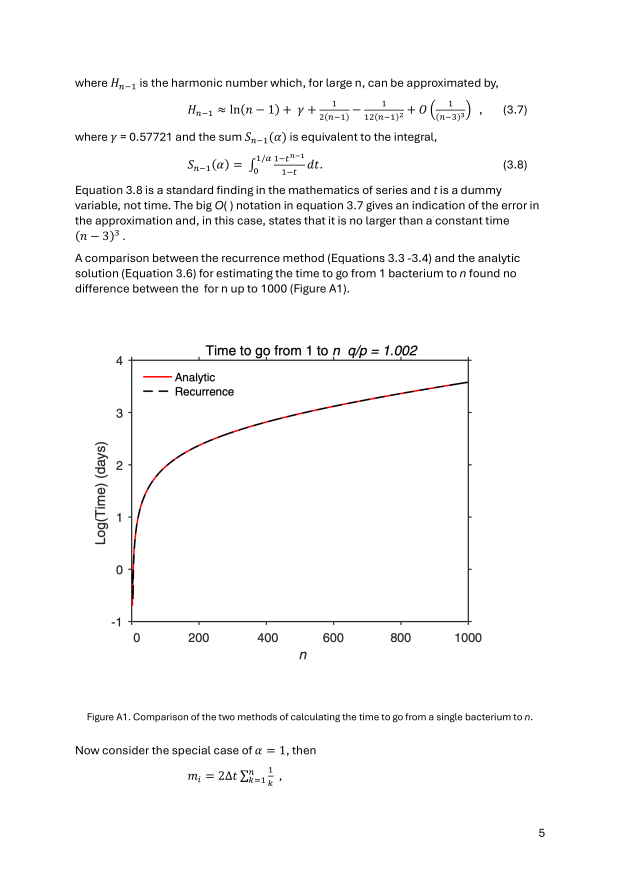
#> input picture 4_question/code/published/a12hi-05.png, 2480 x 3508 px (shown at 1/4 size)
$ python a1a2.py
#> lines starting #> are read from the running program, lines starting #| are printed output that depends on the picture
### 4_question/code/durations.py
"""Duration calculations from Curtis et al. (2026), ISME J 20, wrag195 (main text Eqs 16-28,
appendices 3 and 4): how long it takes a population to grow from 1 cell to n cells, and how
long it takes to go extinct.

Model recap (plain words)
  * Each event is a birth (probability p) or a death (probability q); p + q = 1, alpha = q/p,
    so p = 1/(1+alpha).
  * DT (the paper's "Delta t") is the expected time for ONE cell to subdivide. With i cells the
    expected time to the next event is DT/i (Appendix 3, Eq 3.1).
  * Time to reach n from 1 cell: m_i = DT/(i p) + alpha*m_{i-1}, m_0 = 0, M_{1,n} = sum_{i<n} m_i
    (Eqs 16, 17; m_0 = 0 means a death at 1 cell is treated as an instant restart at 1).
  * Time to extinction from i cells, alpha > 1: tau_{i+1} = -DT/(i p) + alpha*tau_i, with tau_1
    chosen so that T_i stays finite (Eqs 24-26; Appendix 4.2-4.7).  T_i = sum_{j<=i} tau_j.
  * alpha = 1: extinction is only finite with a ceiling (carrying capacity K); Eq 28.

Provenance: generated with Claude (Anthropic); every equation and parameter must be checked
against the paper by the authors of this repo.  AI-generated, see ai_log.md.

Numerical notes: for alpha > 1 the plain recurrences produce numbers like 10^4000 (overflow) or
lose all precision going forward, so (a) time-to-n is computed in a scaled form (u_i = m_i/alpha^i)
and combined in log space, and (b) extinction times use the recurrence run BACKWARDS, which is
numerically stable for alpha > 1.  Both are algebraic rearrangements of the paper's recurrences.

Random numbers: only the Monte Carlo cross-check uses them, with numpy.random.default_rng(SEED).
"""
import csv
import sys

import mpmath
import numpy as np
from mpmath import mp, mpf

DT = 0.1          # days; value used in the paper's worked examples (Appendix 3)
SEED = 20261020   # recorded seed for the Monte Carlo cross-check
LN10 = np.log(10.0)


def p_of(alpha):
    return 1.0 / (1.0 + alpha)


# ---------------------------------------------------------------- time from 1 cell to n cells
def log10_M1n(alpha, n, dt=DT):
    """log10 of the expected time (days) to go from 1 cell to n cells (Eqs 16-17)."""
    p, ln_a = p_of(alpha), np.log(alpha)
    k = np.arange(1, n, dtype=float)                 # i = 1 .. n-1
    u = np.cumsum(dt / (p * k) * np.exp(-k * ln_a))  # u_i = m_i / alpha^i
    logm = k * ln_a + np.log(u)                      # log m_i
    top = logm.max()
    return (top + np.log(np.exp(logm - top).sum())) / LN10


# [13 lines left out: functions M1n_plain, M1n_alpha1_eq23, not called in this run]


def M1n_alpha1_exact(n, dt=DT):
    """alpha = 1: m_i = 2 DT H_i, so M_{1,n} = 2 DT (n H_{n-1} - (n-1)) exactly."""
    return float(2 * dt * (n * mpmath.harmonic(n - 1) - (n - 1)))


# ---------------------------------------------------------------- time to extinction
def extinction_gt1(alpha, i_values, dt=DT):
    """T_i for alpha > 1: Eq 24 run backwards (stable), then T_i = sum_{j<=i} tau_j (Eq 26)."""
#> called with alpha = 1, dt = 0.1
    p, imax = p_of(alpha), max(i_values)
    start = imax + int(45 / np.log(alpha)) + 1000    # tau is ~0 far above imax; errors die as alpha^-k
    taus, tau = np.zeros(imax + 1), 0.0
    for j in range(start - 1, 0, -1):
        tau = (tau + dt / (j * p)) / alpha           # tau_j from tau_{j+1}
        if j <= imax:
            taus[j] = tau
    cum = np.cumsum(taus)
    return {i: float(cum[i]) for i in i_values}


# [47 lines left out: functions extinction_alpha1_eq28, extinction_alpha1_recurrence, mc_time_to_n, mc_extinction, not called in this run]


# ---------------------------------------------------------------- Table 1 as printed
# None = the paper says the value "could not be calculated by recursion or analytically".
PAPER = {
    1.01:   dict(t1e3=1.96e6, t1e6=None,    x1e3=59,    x1e6=7.03e3),
    1.001:  dict(t1e3=2.13e3, t1e6=None,    x1e3=234,   x1e6=8.73e3),
    1.0001: dict(t1e3=1.30e3, t1e6=5.07e9,  x1e3=1.01e3, x1e6=5.94e4),
    1.0:    dict(t1e3=1.30e3, t1e6=2.68e4,  x1e3=6.19e3, x1e6=4.80e6),   # 2.68e4 as printed in Table 1
}
COLS = [("t1e3", "time to 10^3 (d)"), ("t1e6", "time to 10^6 (d)"),
        ("x1e3", "extinction from 10^3 (d)"), ("x1e6", "extinction from 10^6 (d)")]
K_CAP = 10**16   # carrying capacity quoted for the q/p = 1 extinction entries


# [5 lines left out: function status, not called in this run]


def fmt_days(x_log10):
    return f"{10 ** x_log10:.3g}" if x_log10 < 300 else f"10^{x_log10:.1f}"


# [76 lines left out: functions build_table, main, not called in this run]


# [2 lines that do not run on import are left out]

### 4_question/code/matlab_port.py
"""Gap 3: line-by-line Python port of the authors' MATLAB (beadyallen/ppd_immigration_microbe,
Figures/gamblers_ruin_bacteria.m), compared with our independent implementations.

IMPORTANT: neither MATLAB nor Octave was available in this workspace, so the authors' code was NOT run.
This is a PORT: each MATLAB function is re-typed in Python with the same formulas, the same constants
(c = 1/24, 0.57721 for Euler's constant, the 1/(12 (k-1)^3) term, N = 1000 plotted points) and the same
quirks.  The comparison therefore tests (a) that our independent code and the authors' formulas agree and
(b) what the authors' approximations do numerically.  It does not prove the MATLAB itself runs as written.
MATLAB's integral(@(t)(1-t.^(k-1))./(1-t),0,1/r) is evaluated in closed form as sum_{j=1}^{k-1} r^-j / j
(exact expansion of the integrand); scipy.integrate.quad is used to spot-check that equivalence.

Provenance: generated with Claude (Anthropic); AI-generated, see ai_log.md.  No random numbers (deterministic).
"""
import sys

import numpy as np
import scipy
from scipy.integrate import quad

from durations import extinction_alpha1_eq28, extinction_gt1, log10_M1n

C = 1.0 / 24.0
N = 1000


# ---------------------------------------------------------------- MATLAB functions, ported
def m_extinction(p, c, r, N):                       # lines 64-84
    delta = np.zeros(N)
    delta[0] = -(c / p) * np.log(1 - 1 / r)
    for i in range(1, N):                           # MATLAB i = 1:N-1 -> Delta(i+1) = r*Delta(i) - c/(p*i)
        delta[i] = r * delta[i - 1] - c / (p * i)
    return np.cumsum(delta)


def _integral(r, k):                                # integral(@(t)(1-t.^(k-1))./(1-t),0,1/r)
    j = np.arange(1, k)
    return float(np.sum(r ** (-j) / j))


def m_term2(k):                                     # line 119 / 217: harmonic approximation (CUBE term)
    return np.log(k - 1) + 0.57721 + 1 / (2 * (k - 1)) - 1 / (12 * (k - 1) ** 3)


def m_extinction_an(p, c, r, N):                    # lines 115-123
    T = np.zeros(N)
    for k in range(2, N + 1):
        term1 = _integral(r, k)
        term3 = (r ** k - 1) * np.log(r / (r - 1))
        T[k - 1] = -c / (p * (r - 1)) * ((r ** k) * term1 - m_term2(k) - term3)
    return T


def m_time_to_i(p, c, r, N):                        # lines 191-206
#> called with p = 0.5, c = 0.1, r = 1, N = 1000
    delta = np.zeros(N)
    for i in range(2, N + 1):
        delta[i - 1] = r * delta[i - 2] + c / (p * (i - 1))
    return np.cumsum(delta)


def m_time_to_i_an(p, c, r, N):                     # lines 208-222
#> called with p = 0.5, c = 0.1, r = 1, N = 1000
    M = np.zeros(N)
    for k in range(2, N + 1):
        M[k - 1] = c / (p * (r - 1)) * ((r ** k) * _integral(r, k) - m_term2(k))
    return M


# [15 lines left out: functions m_unbiased_extinction, m_unbiased_extinction_an, not called in this run]


# ---------------------------------------------------------------- comparison
def rel(a, b):
    return (a - b) / b


# [49 lines left out: function main, not called in this run]


# [2 lines that do not run on import are left out]

### 4_question/code/a1a2.py
"""Figures A1 and A2 (Appendix 3 and 4): comparison of recurrence and analytic solutions at q/p = 1.002.

  A1  time to go from 1 cell to n          recurrence Eqs 3.3-3.4;  analytic Eq 3.6   (MATLAB time_to_i, time_to_i_an)
  A2  time to go extinct starting from n   recurrence Eqs 4.2-4.3, 4.7; analytic Eq 4.8 (MATLAB extinction, extinction_an)
Parameters: q/p = 1.002, Delta t = 0.1 d (the value that matches these figures, see noise.py part 0), n = 1..1000.
Boundary conditions: A1: state 0 reflecting (m_0 = 0 / Delta(1) = 0), target n.  A2: absorbing at 0, bounded as n -> infinity
(this fixes tau_1, Eq 4.7).  Units: days (plotted as log10 days).

Three computations per figure:  (1) our independent code (durations.py), (2) the port of the authors' MATLAB
recurrence, (3) the port of the authors' MATLAB analytic formula (with its cube harmonic term, see C3).
The published curves are read from the 300 dpi renders (published/a12hi-05.png, a12hi-07.png), black dashed line over
red line; calibration: A1 frame x = 526.5..1872.5 px is n = 0..1000, y = 2486..1440.5 px is log10 = -1..4;
A2 frame x = 667.5..1771.5 px is n = 0..1000, y = 2054.5..1197.5 px is log10 = 0..2.5.  Reading accuracy ~ +/- 0.02.
The images are optional: without them the curves are still computed and the comparison is skipped.
Deterministic.  Provenance: generated with Claude (Anthropic); see ai_log.md.
"""
import sys
from pathlib import Path

import matplotlib

matplotlib.use("Agg")
import matplotlib.pyplot as plt
import numpy as np
from PIL import Image

from durations import extinction_gt1, log10_M1n
from matlab_port import m_extinction, m_extinction_an, m_time_to_i, m_time_to_i_an

HERE = Path(__file__).resolve().parent
ALPHA, DT, N = 1.002, 0.1, 1000
P = 1 / (1 + ALPHA)
CHECK = (10, 50, 100, 250, 500, 750, 990)
FIG = {  # image, frame (x0, x1, ytop, ybottom), y value at ytop, y value at ybottom
    "A1": (HERE / "published" / "a12hi-05.png", (526.5, 1872.5, 1440.5, 2486.0), 4.0, -1.0),
    "A2": (HERE / "published" / "a12hi-07.png", (667.5, 1771.5, 1197.5, 2054.5), 2.5, 0.0),
}


def measure(img, spec, n):
    """log10 days of the (black over red) curve at index n, from the raster; None if not found."""
    x0, x1, yt, yb, vt, vb = *spec[1], spec[2], spec[3]
    col = int(round(x0 + (x1 - x0) * n / 1000.0))
    px = img[int(yt) + 4:int(yb) - 4, col - 1:col + 2, :]
    ink = (px.min(axis=2) < 200).any(axis=1)                      # anything clearly non-white (red or black)
    rows = np.flatnonzero(ink) + int(yt) + 4
    if rows.size == 0:
        return None
    # the legend sits above the curve in the upper left, so the curve is the LOWEST group of ink in the column
    rows = np.split(rows, np.flatnonzero(np.diff(rows) > 3) + 1)[-1]
    return vb + (vt - vb) * (yb - rows.mean()) / (yb - yt)


def curves():
    q = ALPHA * P
    ours_a1 = np.array([10 ** log10_M1n(ALPHA, n, DT) if n > 1 else np.nan for n in range(1, N + 1)])
    ours_a2 = extinction_gt1(ALPHA, list(range(1, N + 1)), DT)
    ours_a2 = np.array([ours_a2[n] for n in range(1, N + 1)])
    a1 = dict(ours=ours_a1, rec=m_time_to_i(P, DT, ALPHA, N), an=m_time_to_i_an(P, DT, ALPHA, N))
    a2 = dict(ours=ours_a2, rec=m_extinction(P, DT, ALPHA, N), an=m_extinction_an(P, DT, ALPHA, N))
    return {"A1": a1, "A2": a2}


def main():
    c = curves()
    print(f"q/p = {ALPHA}, p = {P:.6f}, Delta t = {DT} d, n = 1..{N}\n")
    for name in ("A1", "A2"):
        d = c[name]
        print(f"=== {name} ===")
        print(f"  log10 days at n = 2 / 1000: ours {np.log10(d['ours'][1]):+.3f} / {np.log10(d['ours'][-1]):.3f}")
        for key, lab in (("rec", "MATLAB-port recurrence"), ("an", "MATLAB-port analytic")):
            with np.errstate(all="ignore"):
                rel = np.abs(d[key][[9, 99, 999]] / d["ours"][[9, 99, 999]] - 1)
            print(f"  {lab:<24} relative difference to ours at n = 10, 100, 1000: "
                  + ", ".join(f"{v:.1e}" for v in rel))
    have = all(FIG[k][0].exists() for k in FIG)
    if not have:
        print("\nNOTE: published images not found in ./published, so the comparison with the published curves is skipped.")
    else:
        for name in ("A1", "A2"):
            img = np.asarray(Image.open(FIG[name][0]).convert("RGB")).astype(int)
            d = c[name]
            print(f"\nPublished {name} (read from raster) vs ours, log10 days:")
            print(f"  {'n':>5} | {'published':>9} | {'ours (indep.)':>13} | {'MATLAB analytic':>15} | diff pub-ours")
            diffs = []
            for n in CHECK:
                v = measure(img, FIG[name], n)
                o = np.log10(d["ours"][n - 1])
                diffs.append(v - o)
                print(f"  {n:>5} | {v:>9.3f} | {o:>13.3f} | {np.log10(d['an'][n - 1]):>15.3f} | {v - o:+.3f}")
#> this loop made 7 passes
#> (rows in measure, v) on passes 4 to 7: ([1749, 1750, 1751, 1752, 1753, 1754, 1755, 1756], 2.51), ([1651, 1652, 1653, 1654, 1655, 1656, 1657], 2.98), ([1582, 1583, 1584, 1585, 1586, 1587, 1588, 1589], 3.31), ([1527, 1528, 1529, 1530, 1531, 1532, 1533, 1534], 3.57)
#> v on passes 1 to 3: 0.564, 1.57, 1.96
#|      10 |     0.564 |         0.590 |           0.579 | -0.026
#|      50 |     1.566 |         1.563 |           1.563 | +0.003
#|     100 |     1.963 |         1.962 |           1.962 | +0.001
#|     250 |     2.508 |         2.509 |           2.509 | -0.001
#|     500 |     2.979 |         2.978 |           2.978 | +0.001
#|     750 |     3.307 |         3.305 |           3.305 | +0.001
#|     990 |     3.570 |         3.570 |           3.570 | -0.000
#> after the loop, diffs = [-0.0258, 0.00298, 0.00083, -0.000697, 0.00112, 0.00134, -0.000189]
            print(f"  mean diff {np.mean(diffs):+.3f}, max |diff| {np.max(np.abs(diffs)):.3f} (reading accuracy ~0.02)")
#|   mean diff -0.003, max |diff| 0.026 (reading accuracy ~0.02)

    fig, axs = plt.subplots(2, 2, figsize=(12, 9))
    x = np.arange(1, N + 1)
#> x = 1000 values from 1 to 1000
    for row, name in enumerate(("A1", "A2")):
        spec = FIG[name]
        if spec[0].exists():
            im = Image.open(spec[0])
#> im is the input picture: PIL image 2480x3508 RGB; mean R, G, B 249, 248.8, 248.8
            x0, x1, yt, yb = spec[1]
            axs[row, 0].imshow(im.crop((int(x0) - 190, int(yt) - 130, int(x1) + 60, int(yb) + 230)))
        axs[row, 0].axis("off")
        axs[row, 0].set_title(f"Published Fig {name} (CC BY 4.0)", fontsize=11)
        d = c[name]
        with np.errstate(invalid="ignore"):
            pass
        axs[row, 1].plot(x[1:], np.log10(np.abs(d["an"][1:])), color="red", lw=1.8, label="Analytic (MATLAB-port)")
        axs[row, 1].plot(x[1:], np.log10(d["rec"][1:]), color="black", lw=1.4, ls="--", label="Recurrence (MATLAB-port)")
        axs[row, 1].plot(x[1:], np.log10(d["ours"][1:]), color="#1f77b4", lw=0.9, ls=":", label="Ours, independent")
        axs[row, 1].set_xlim(0, 1000)
        axs[row, 1].set_ylim(-1, 4) if name == "A1" else axs[row, 1].set_ylim(0, 2.5)
        axs[row, 1].set_xlabel("n")
        axs[row, 1].set_ylabel("Log(Time) (days)")
        axs[row, 1].set_title(f"Ours, {name}: q/p = 1.002, dt = 0.1 d", fontsize=11)
        axs[row, 1].legend(loc="lower right", fontsize=8, frameon=False)
    fig.tight_layout()
    fig.savefig(HERE / "figA1A2_comparison.png", dpi=130)
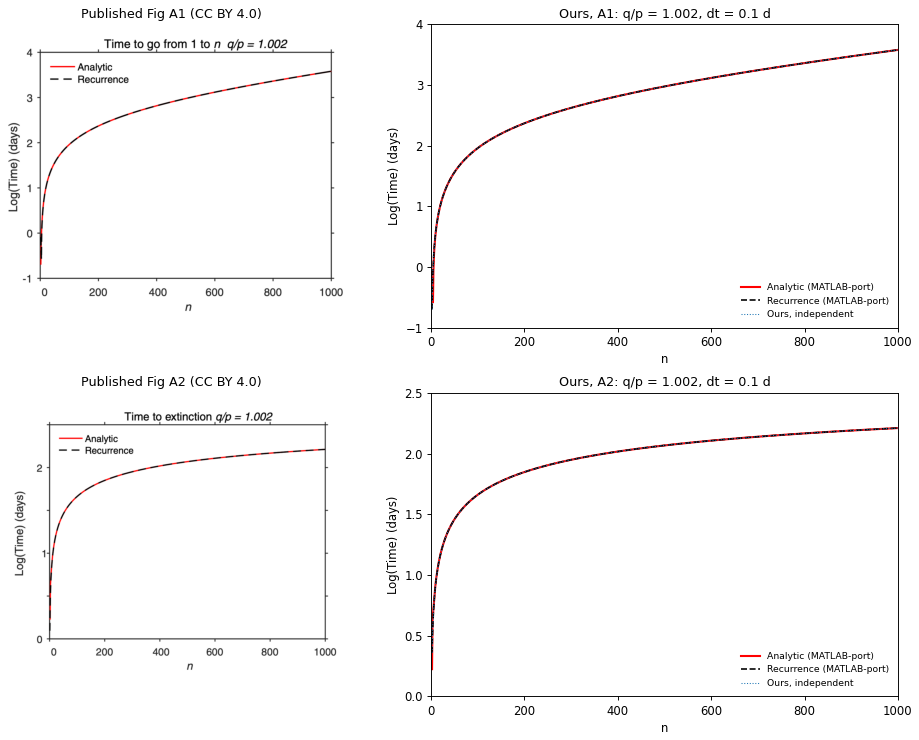
#> figure drawn by matplotlib, 4 panels; panel 2: curve peaks at x = 1000, y = 3.58; panel 2: curve peaks at x = 1000, y = 3.58; panel 2: curve peaks at x = 1000, y = 3.58; panel 4: curve peaks at x = 1000, y = 2.21
    print("\nSaved figA1A2_comparison.png")
    print(f"Software: Python {sys.version.split()[0]}, numpy {np.__version__}, matplotlib {matplotlib.__version__}")
#| Software: Python 3.11.15, numpy 1.26.4, matplotlib 3.9.2


if __name__ == "__main__":
    main()
